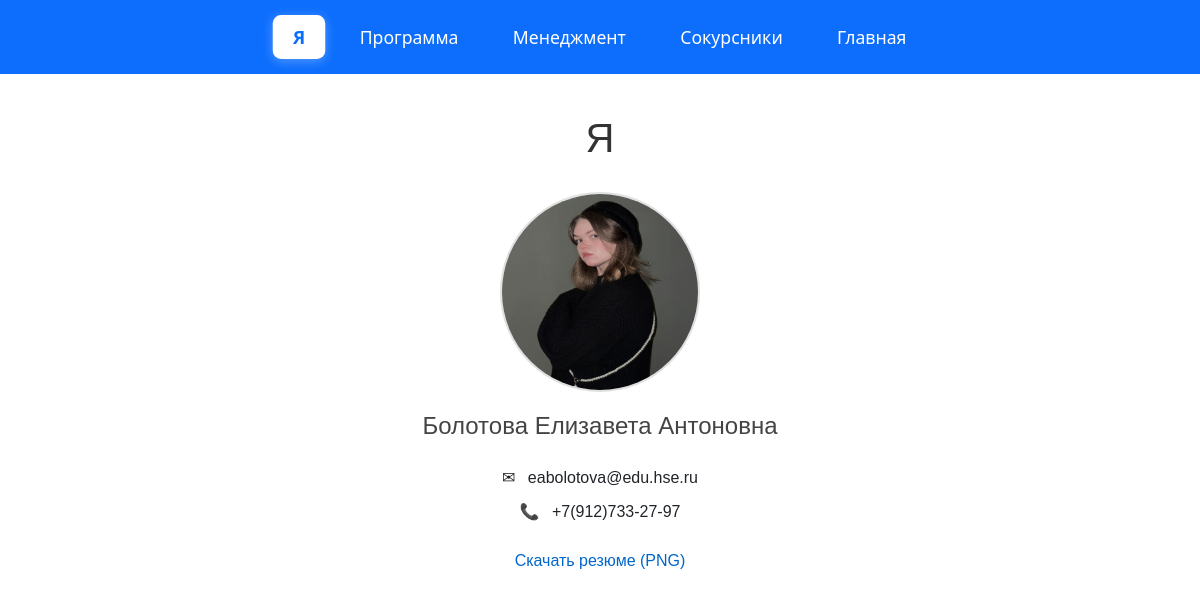
/edu_info/, run on the app's committed database.
### edu_info/models.py (models this page shows, shortened)
class Page(models.Model):
    name = models.CharField(max_length=100)
    data = models.JSONField(default=dict)
    show_in_nav = models.BooleanField(default=True)

### edu_info/views.py (the view)
# urls.py: 2. Add a URL to urlpatterns:  path('', views.home, name='home')
def home(request):
    page = Page.objects.get(name='Я')
    nav_pages = Page.objects.filter(show_in_nav=True)
    return render(request, 'Я.html', {'page': page, 'nav_pages': nav_pages})

### edu_info/templates/Я.html
{% extends 'index.html' %}
{% load static %}
{% block content %}
<div class="profile-container">
    <header class="profile-header">
        <h1 class="profile-title">{{page.name}}</h1>
    </header>
    <main class="profile-main">
        <div class="photo-section">
            <img src="/media/{{ page.data.photo }}"
                 class="profile-image">
        </div>
        <div class="info-section">
            <h2 class="user-name">
                {{ page.data.surname }} {{ page.data.name }} {{ page.data.fname }}
            </h2>
            <div class="contacts">
                <div class="contact-item">
                    <span class="contact-icon">✉</span>
                    <span class="contact-value">{{ page.data.email }}</span>
                </div>
                <div class="contact-item">
                    <span class="contact-icon">📞</span>
                    <span class="contact-value">{{ page.data.phone }}</span>
                </div>
            </div>
            <div class="resume-section">
                <a href="/media/{{ page.data.resume }}"
                   class="resume-link"
                   download>
                    Скачать резюме (PNG)
                </a>
            </div>
        </div>
    </main>
</div>
{% endblock %}

### edu_info/templates/index.html (shortened to what this page needs)
{% load static %}
<!DOCTYPE html>
<html lang="en">
<head>
  <link href="https://cdn.jsdelivr.net/npm/bootstrap@5.3.0/dist/css/bootstrap.min.css" rel="stylesheet">
  <link rel="stylesheet" href="/static/styles/style.css">
</head>
<body>
    <nav class="custom-navbar">
    <ul class="custom-nav-list">
        {% for nav_page in nav_pages %}
        <li class="custom-nav-item">
            <a href="/edu_info/{{ nav_page.name }}/"
               class="custom-nav-link {% if nav_page.name == page.name %}custom-active-link{% endif %}">
                {{ nav_page.name }}
            </a>
        </li>
        {% endfor %}
        <li class="custom-nav-item">
            <a href="/" class="custom-nav-link {% if request.path == '/' %}custom-active-link{% endif %}">
                Главная
            </a>
        </li>
    </ul>
    </nav>
{% block content %}
{% endblock %}
</body>
</html>

### edu_info/static/styles/style.css (style rules this page uses)
.custom-navbar { background-color: #0d6efd; padding: 1rem 0; margin-bottom: 1.5rem; }
.custom-nav-list { display: flex; justify-content: center; list-style: none; padding: 0; margin: 0 auto; max-width: 1200px; }
.custom-nav-item { margin: 0 0.5rem; }
.custom-nav-link { color: white; text-decoration: none; font-size: 1.1rem; padding: 0.5rem 1.2rem; border-radius: 0.5rem; transition: all 0.2s ease; display: block; }
.custom-active-link { background-color: white; color: #0d6efd !important; font-weight: bold; box-shadow: 0 2px 10px rgba(255, 255, 255, 0.3); transform: scale(1.05); }
.profile-container { width: 800px; margin: 40px auto; font-family: Arial, sans-serif; }
.profile-title { text-align: center; color: #333; margin-bottom: 30px; }
.profile-image { width: 200px; height: 200px; border-radius: 50%; display: block; margin: 0 auto 20px; border: 2px solid #e0e0e0; }
.user-name { text-align: center; color: #444; margin-bottom: 25px; font-size: 1.5em; }
.contacts { margin-bottom: 25px; }
.contact-item { margin-bottom: 10px; text-align: center; }
.contact-icon { margin-right: 8px; }
.resume-link { display: block; text-align: center; color: #0066cc; text-decoration: none; margin-top: 20px; }

### data on the page
Page: name "Я", data.surname "Болотова", data.name "Елизавета", data.fname "Антоновна", data.email "eabolotova@edu.hse.ru", data.phone "+7(912)733-27-97"
Page: name "Программа"
Page: name "Менеджмент"
Page: name "Сокурсники"
